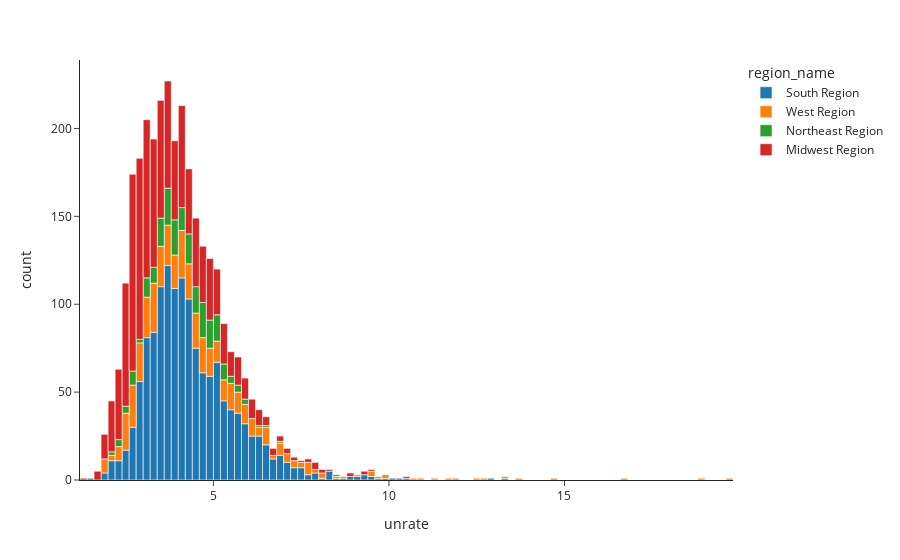

The notebook cell saved with this chart:
### Markdown cell above
<b> Q1e. Plot the histogram of unemployment rates in the data. Differentiate the region names by color:</b>

### Code cell
fig = px.histogram(dfEcon, 
                   x = 'unrate',
                   template = 'simple_white',
                   color = 'region_name')

fig.show()

### Figure 1 — Plotly figure (JSON) as saved in the notebook; plotly's stock layout.template omitted (floating-point values rounded to 4 significant figures; data arrays with more than 128 entries replaced by an {"elided": "..."} marker saying what was removed)
{"data": [{"alignmentgroup": "True", "bingroup": "x", "hovertemplate": "region_name=South Region<br>unrate=%{x}<br>count=%{y}<extra></extra>", "legendgroup": "South Region", "marker": {"color": "#1F77B4", "pattern": {"shape": ""}}, "name": "South Region", "offsetgroup": "South Region", "orientation": "v", "showlegend": true, "type": "histogram", "x": {"elided": "1423 float values"}, "xaxis": "x", "yaxis": "y"}, {"alignmentgroup": "True", "bingroup": "x", "hovertemplate": "region_name=West Region<br>unrate=%{x}<br>count=%{y}<extra></extra>", "legendgroup": "West Region", "marker": {"color": "#FF7F0E", "pattern": {"shape": ""}}, "name": "West Region", "offsetgroup": "West Region", "orientation": "v", "showlegend": true, "type": "histogram", "x": {"elided": "451 float values"}, "xaxis": "x", "yaxis": "y"}, {"alignmentgroup": "True", "bingroup": "x", "hovertemplate": "region_name=Northeast Region<br>unrate=%{x}<br>count=%{y}<extra></extra>", "legendgroup": "Northeast Region", "marker": {"color": "#2CA02C", "pattern": {"shape": ""}}, "name": "Northeast Region", "offsetgroup": "Northeast Region", "orientation": "v", "showlegend": true, "type": "histogram", "x": {"elided": "217 float values"}, "xaxis": "x", "yaxis": "y"}, {"alignmentgroup": "True", "bingroup": "x", "hovertemplate": "region_name=Midwest Region<br>unrate=%{x}<br>count=%{y}<extra></extra>", "legendgroup": "Midwest Region", "marker": {"color": "#D62728", "pattern": {"shape": ""}}, "name": "Midwest Region", "offsetgroup": "Midwest Region", "orientation": "v", "showlegend": true, "type": "histogram", "x": {"elided": "1055 float values"}, "xaxis": "x", "yaxis": "y"}], "layout": {"autosize": true, "barmode": "relative", "legend": {"title": {"text": "region_name"}, "tracegroupgap": 0}, "margin": {"t": 60}, "xaxis": {"anchor": "y", "autorange": true, "domain": [0, 1], "range": [1.2, 19.8], "title": {"text": "unrate"}, "type": "linear"}, "yaxis": {"anchor": "x", "autorange": true, "domain": [0, 1], "range": [0, 238.9], "title": {"text": "count"}}}}
